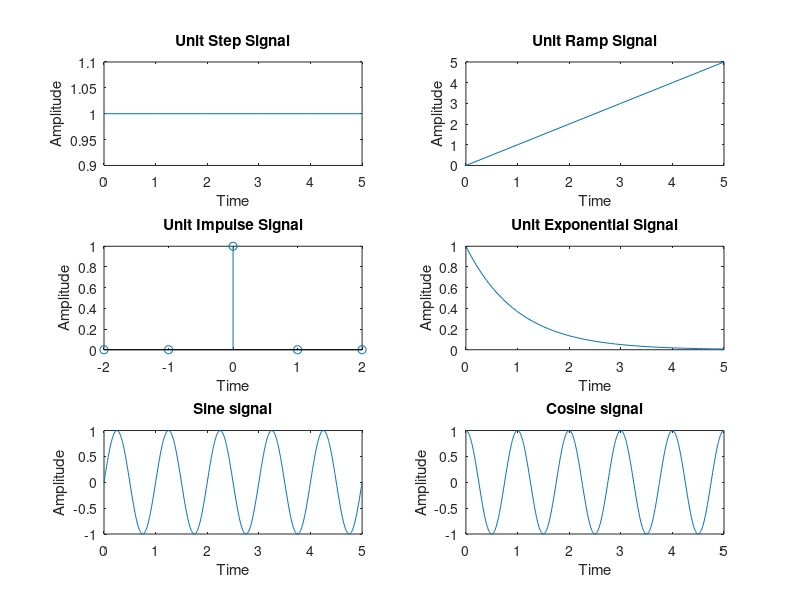

Write MATLAB code to recreate this figure.
%To plot the given signals on MATLAB
clc
clear all

%Unit Step
N = input('Enter the length of the sequence:');
n = 0:N;
s = ones(1, N+1)
subplot(3, 2, 1);
plot(n, s);
xlabel('Time');
ylabel('Amplitude');
title('Unit Step Signal');

%Unit Ramp
fprintf("n %f", n);
r = n;
fprintf("\n");
fprintf("r %f", r);
subplot(3, 2, 2);
plot(n, r);
xlabel('Time');
ylabel('Amplitude');
title('Unit Ramp Signal');

%Unit Impulse
n = -2:1:2;
I = [zeros(1, 2), ones(1,1), zeros(1, 2)];
subplot(3, 2, 3);
stem(n, I);
xlabel('Time');
ylabel('Amplitude');
title('Unit Impulse Signal');

%Unit exponential (decaying)
t = 0:0.1:N;
a = 1;
y = exp(a * (-t));
subplot(3, 2, 4);
plot(t, y);
xlabel("Time");
ylabel("Amplitude");
title("Unit Exponential Signal");

%Sine signal at 1Hz
t = 0:0.01:N;
f = 1;
y = sin(2*pi*f*t);
subplot(3, 2, 5);
plot(t, y);
xlabel("Time");
ylabel("Amplitude");
title("Sine signal");

%Cosine signal at 1Hz
t = 0:0.01:N;
f = 1;
y = cos(2*pi*f*t);
subplot(3, 2, 6);
plot(t, y);
xlabel("Time");
ylabel("Amplitude");
title("Cosine signal");
